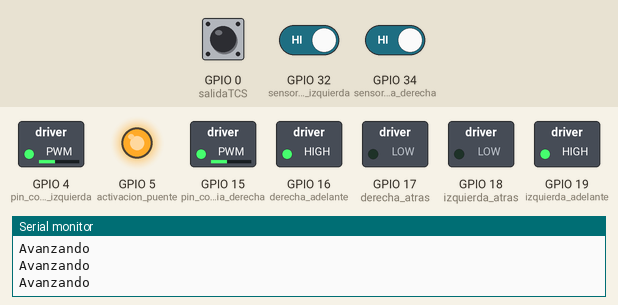
Bench run of a sketch on a simulated ESP32. Shown: switched loads named in the sketch (green lamp = pin HIGH), output pins drawn as LEDs (lit = HIGH), the last lines printed to the serial monitor. The test bench sets the inputs (shaded band); at power-on: GPIO 32 (sensor_linea_izquierda) HIGH, GPIO 34 (sensor_linea_derecha) HIGH, GPIO 0 (salidaTCS) HIGH. Nothing arrives over Bluetooth unless stated; pins used as bus, display or sensor lines are not drawn.

Above: at 2.6 s.
2.7 s: GPIO 32 (sensor_linea_izquierda) driven LOW
At 5.6 s:
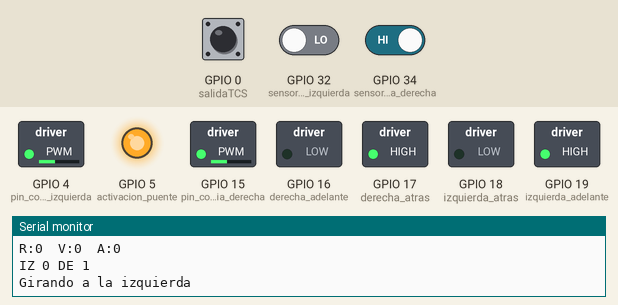
5.9 s: GPIO 32 (sensor_linea_izquierda) driven HIGH
At 8.3 s:
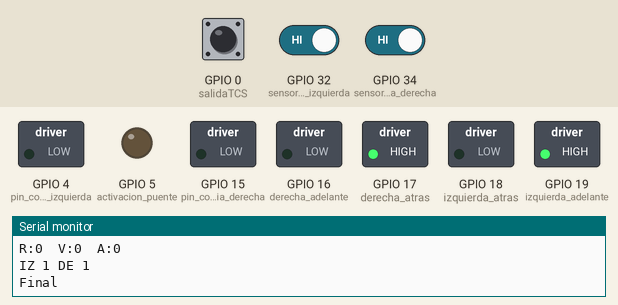
14.4 s: GPIO 34 (sensor_linea_derecha) driven LOW
At 17.5 s:
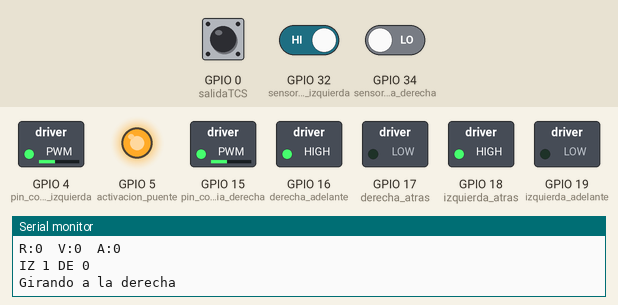
18.3 s: GPIO 34 (sensor_linea_derecha) driven HIGH
At 20.9 s:
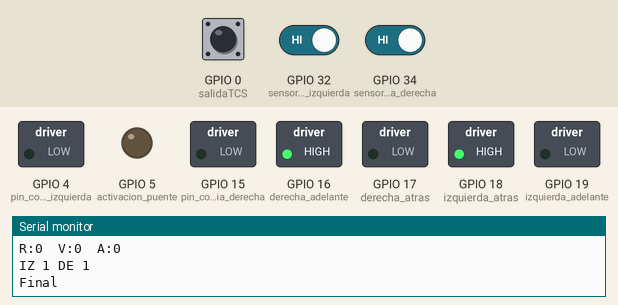
Timing chart, 0 to 26.9 s (numbered marks = the images above; inputs shaded):
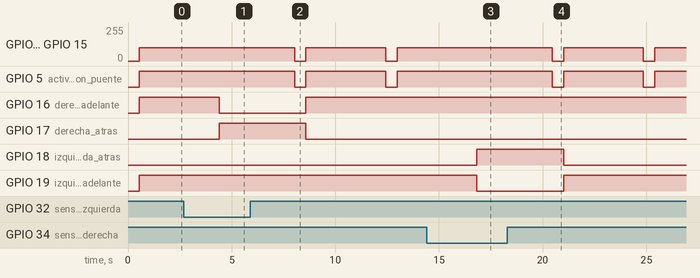

Measured:
- after the input at 2.7 s, GPIO 4 (pin_control_potencia_izquierda): stays 100/255 (without the input it goes to 0/255 after 1.7 s); GPIO 5 (activacion_puente): stays HIGH (without the input it goes to LOW after 1.7 s)
- after the input at 5.9 s, GPIO 4 (pin_control_potencia_izquierda): alternates 100/255 for 3.9 s and 0/255 for 0.55 s, starting after 2.1 s; GPIO 5 (activacion_puente): alternates HIGH for 3.9 s and LOW for 0.55 s, starting after 2.1 s
- after the input at 14.4 s, GPIO 4 (pin_control_potencia_izquierda): stays 100/255 (without the input it goes to 0/255 after 2.4 s); GPIO 5 (activacion_puente): stays HIGH (without the input it goes to LOW after 2.4 s)
- after the input at 18.3 s, GPIO 4 (pin_control_potencia_izquierda): alternates 100/255 for 3.9 s and 0/255 for 0.55 s, starting after 2.2 s; GPIO 5 (activacion_puente): alternates HIGH for 3.9 s and LOW for 0.55 s, starting after 2.2 s

The sketch:

prueba.ino
```cpp
#include <BluetoothSerial.h>
BluetoothSerial ESP_BT;


//DECLARACIÓN VARIABLES CHASÍS ROBOT
int const sensor_linea_derecha = 34;
int const sensor_linea_izquierda = 32;

int const activacion_puente = 5;

int const izquierda_adelante = 19;
int const izquierda_atras = 18;

int const derecha_adelante = 16;
int const derecha_atras = 17;

int const pin_control_potencia_izquierda = 4; // Pin PWM válido
int const pin_control_potencia_derecha =15; // Pin PWM válido
int const potencia =100;
int const potenciaGiro = 30;

//--------------------------------------------------------------------

//DECLARACIÓN VARIABLES SENSOR DE COLOR
#define S0 2		// S0 a pin 4
#define S1 21		// S1 a pin 5
#define S2 22		// S2 a pin 6
#define S3 23		// S3 a pin 7
#define salidaTCS 0	// salidaTCS a pin 8

void setup() {
  //Bluetooth
  Serial.begin(9600);
  ESP_BT.begin("ESP_bluetooth_proyecto");

  //Carro seguidor de línea
  pinMode(sensor_linea_derecha, INPUT);
  pinMode(sensor_linea_izquierda, INPUT);

  pinMode(activacion_puente, OUTPUT);
  pinMode(izquierda_adelante, OUTPUT);
  pinMode(izquierda_atras, OUTPUT);
  pinMode(derecha_adelante, OUTPUT);
  pinMode(derecha_atras, OUTPUT);
  ledcSetup(0, 5000, 8); // Configura el canal 0 de PWM con una frecuencia de 5000 Hz y resolución de 8 bits
  ledcSetup(1, 5000, 8); // Configura el canal 1 de PWM con una frecuencia de 5000 Hz y resolución de 8 bits
  ledcAttachPin(pin_control_potencia_izquierda, 0); // Asocia el pin de control de potencia izquierda con el canal 0 de PWM
  ledcAttachPin(pin_control_potencia_derecha, 1); // Asocia el pin de control de potencia derecha con el canal 1 de PWM

  //Sensor Color
  pinMode(S0, OUTPUT);		// pin 4 como salida
  pinMode(S1, OUTPUT);		// pin 5 como salida
  pinMode(S2, OUTPUT);		// pin 6 como salida
  pinMode(S3, OUTPUT);		// pin 7 como salida
  pinMode(salidaTCS, INPUT);	// pin 8 como salida
  digitalWrite(S0,HIGH);	// establece frecuencia de salida
  digitalWrite(S1,LOW);		// del modulo al 20 por ciento
}


void loop() {
  //Bluetooth
  if (ESP_BT.available())
  {
    int dato = ESP_BT.read();
    Serial.println(dato);
  }

//Carro Seguidor de Línea

  int estado_sensor_derecho = digitalRead(sensor_linea_derecha);
  int estado_sensor_izquierdo = digitalRead(sensor_linea_izquierda);
  Serial.print("IZ ");
  Serial.print(estado_sensor_izquierdo);
  Serial.print(" DE ");
  Serial.println(estado_sensor_derecho);

  //validación sensores->tabla de verdad
  if (estado_sensor_derecho == 0 && estado_sensor_izquierdo == 0) {
    avanzar();

  } else if (estado_sensor_derecho == 0 && estado_sensor_izquierdo == 1) {
    girar_derecha();

  } else if (estado_sensor_derecho == 1 && estado_sensor_izquierdo == 0) {
    girar_izquierda();

  } else {
    parar();

    delay(500);
    avanzar();
    avanzar();
    avanzar();
    avanzar();
    avanzar();
  }

//Sensor Color
  //calculadoraColor();
  analisisColor();
}
void analisisColor(){
  digitalWrite(S3,LOW);
  int rojo = pulseIn(salidaTCS, LOW);
  delay(200);

  digitalWrite(S2,HIGH);
  digitalWrite(S3,HIGH);
  int verde = pulseIn(salidaTCS, LOW);
  delay(200);

  digitalWrite(S2,LOW);
  digitalWrite(S3,HIGH);
  int azul = pulseIn(salidaTCS, LOW);
  delay(200);


  //verde
  if(rojo>=165 && rojo<=200 &&
    verde>=100 && verde<=130 &&
    azul>=165 && azul<=190){

    ESP_BT.print("0");
    Serial.println("DETECTANDO VERDE");
    parar();
    parar();
    parar();
  }


  //rojo
  else if(rojo>=0 && rojo<=200 &&
    verde>=100 && verde<=300 &&
    azul>=0 && azul<=100){

    Serial.println("DETECTANDO ROJO");
    ESP_BT.print("1");
   parar();
    parar();
    parar();
  }


  //amarillo
  else if(rojo>=30 && rojo<=50 &&
    verde>=35 && verde<=60 &&
    azul>=30 && azul<=50){

    Serial.println("DETECTANDO AMARILLO");
    ESP_BT.print("2");
    parar();
    parar();
    parar();
  }


  //azul
  else if(rojo>=150 && rojo<=300 &&
    verde>=50 && verde<=200 &&
    azul>=100 && azul<=300){

    Serial.println("DETECTANDO AZUL");
    ESP_BT.print("3");
    parar();
    parar();
    parar();
  }


    //naranja
  else if(rojo>=35 && rojo<=50 &&
    verde>=115 && verde<=130 &&
    azul>=35 && azul<=50){

    Serial.println("DETECTANDO NARANJA");
    ESP_BT.print("4");
    parar();
    parar();
    parar();
  }


//Sensor Color-> muestra de intensidad por cada canal RGB
  Serial.print("R:");			// muestra texto
  Serial.print(rojo);			// muestra valor de variable rojo

  Serial.print("\t");			// espacio de tabulacion

  Serial.print("V:");			// muestra texto
  Serial.print(verde);			// muestra valor de variable verde

  Serial.print("\t");			// espacio de tabulacion

  Serial.print("A:");			// muestra texto
  Serial.println(azul);			// muestra valor de variable azul
}


//Carro Seguidor de Línea
void girar_derecha() {
  digitalWrite(activacion_puente, HIGH);
  digitalWrite(izquierda_adelante, LOW);
  digitalWrite(izquierda_atras, HIGH);
  digitalWrite(derecha_adelante, HIGH);
  digitalWrite(derecha_atras, LOW);
  ledcWrite(0, potencia); // Asigna la potencia al canal 0 de PWM (pin_control_potencia_izquierda)
  ledcWrite(1, potencia); // Asigna la potencia al canal 1 de PWM (pin_control_potencia_derecha)
  delay(potenciaGiro);
  Serial.println("Girando a la derecha");
}

void girar_izquierda() {
digitalWrite(activacion_puente, HIGH);
digitalWrite(izquierda_adelante, HIGH);
digitalWrite(izquierda_atras, LOW);
digitalWrite(derecha_adelante, LOW);
digitalWrite(derecha_atras, HIGH);
ledcWrite(0, potencia); // Asigna la potencia al canal 0 de PWM (pin_control_potencia_izquierda)
ledcWrite(1, potencia); // Asigna la potencia al canal 1 de PWM (pin_control_potencia_derecha)
delay(potenciaGiro);
Serial.println("Girando a la izquierda");
}

void avanzar() {
digitalWrite(activacion_puente, HIGH);
digitalWrite(izquierda_adelante, HIGH);
digitalWrite(izquierda_atras, LOW);
digitalWrite(derecha_adelante, HIGH);
digitalWrite(derecha_atras, LOW);
ledcWrite(0, potencia); // Asigna la potencia al canal 0 de PWM (pin_control_potencia_izquierda)
ledcWrite(1, potencia); // Asigna la potencia al canal 1 de PWM (pin_control_potencia_derecha)
delay(50);
Serial.println("Avanzando");
}

void parar() {
digitalWrite(activacion_puente, LOW);
ledcWrite(0, 0); // Detiene el canal 0 de PWM (pin_control_potencia_izquierda)
ledcWrite(1, 0); // Detiene el canal 1 de PWM (pin_control_potencia_derecha)
delay(50);
Serial.println("Final");
}
```
